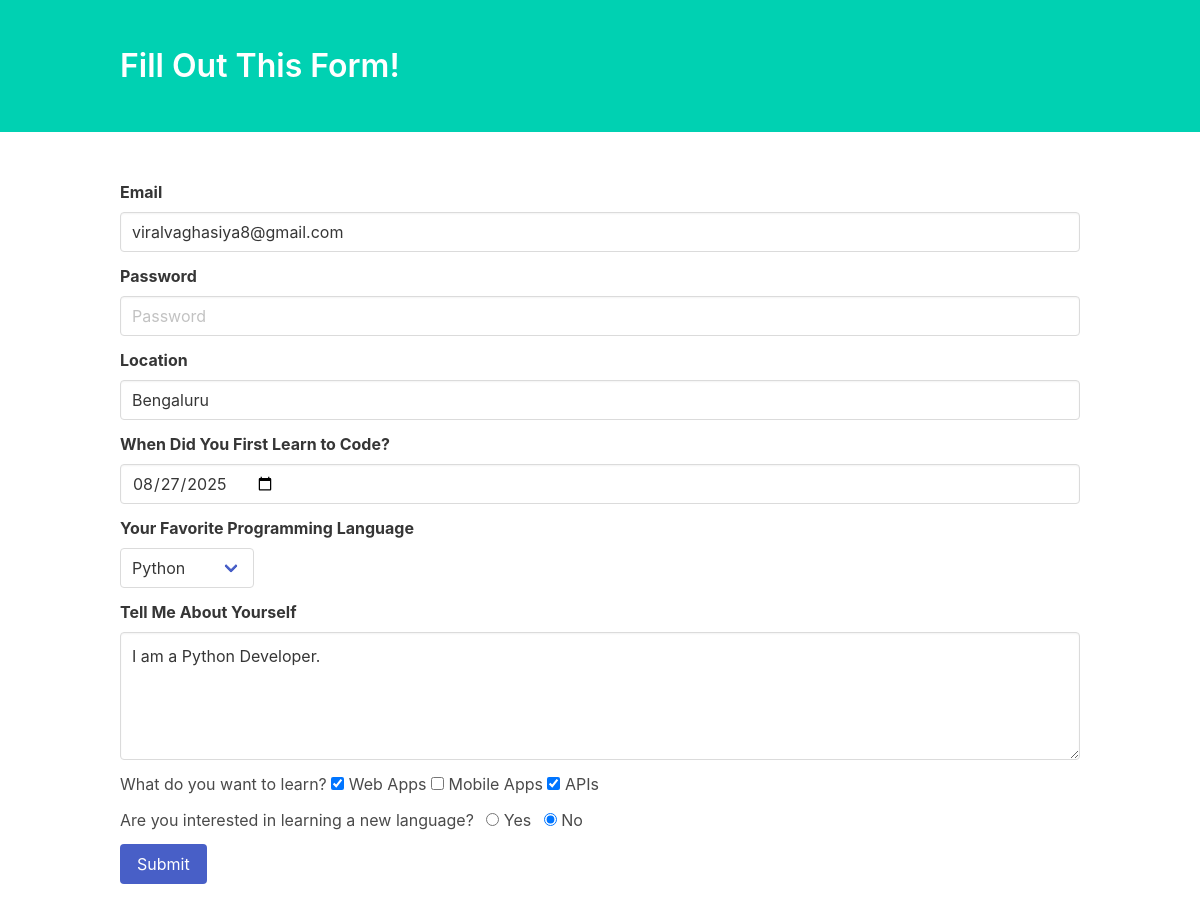
/1, run on an earlier commit of the app's database.
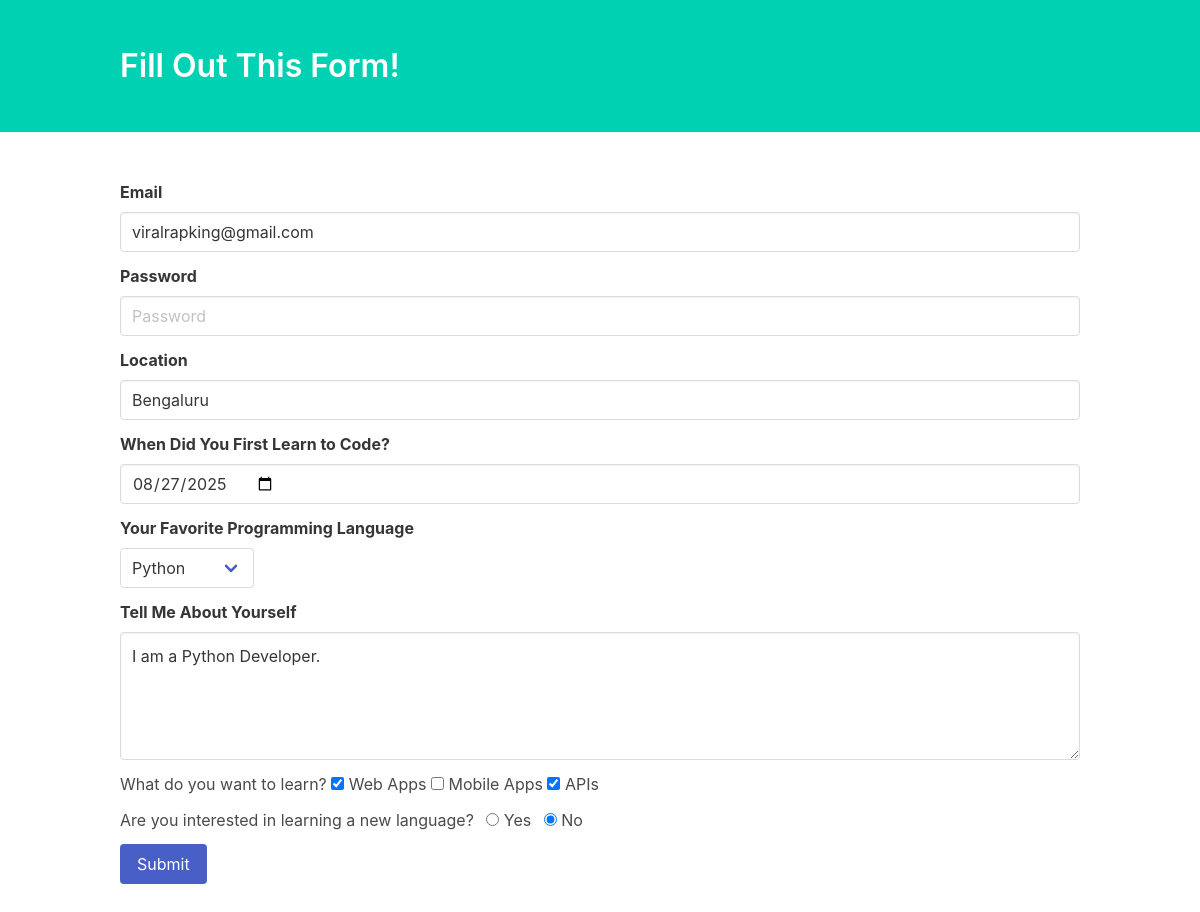
And on a later commit of the database.
### registration_form/models.py (models this page shows, shortened)
class Member(db.Model):
    id = db.Column(db.Integer, primary_key=True)
    email = db.Column(db.String(50))
    password_hash = db.Column(db.String(50))
    location = db.Column(db.String(30))
    first_learn_date = db.Column(db.DateTime)
    fav_language = db.Column(db.ForeignKey('language.id'))
    about = db.Column(db.Text)
    learn_new_interest = db.Column(db.Boolean)
    interest_in_topics = db.relationship(
        'Topic',
        secondary=member_topic_table,
        lazy=True,
        backref=db.backref('topic', lazy=True)
    )
    @property
    def password(self):
        raise AttributeError('Cannot view password')

class Language(db.Model):
    id = db.Column(db.Integer, primary_key=True)
    name = db.Column(db.String(10))

class Topic(db.Model):
    id = db.Column(db.Integer, primary_key=True)
    name = db.Column(db.String(20))

### registration_form/views.py (the view, shortened to what this page needs)
@main.route('/', methods=['GET', 'POST'], defaults = {'member_id' : None})
@main.route('/<int:member_id>', methods=['GET', 'POST'])
def index(member_id):
    member = None
    if member_id:
        member = Member.query.get_or_404(member_id) # get member info if member_id is provided else 404 error
    languages = Language.query.all()
    topics = Topic.query.all()
    context = {
        'member_id' : member_id,
        'languages' : languages,
        'topics' : topics,
        'member' : member
    }
    return render_template('form.html', **context)

### registration_form/templates/form.html (shortened to what this page needs)
<!DOCTYPE html>
<html>
<head>
  <link rel="stylesheet" href="https://cdnjs.cloudflare.com/ajax/libs/bulma/0.7.5/css/bulma.min.css">
</head>
<body>
  <section class="hero is-primary">
    <div class="hero-body">
      <div class="container">
        <h1 class="title">
          Fill Out This Form!
        </h1>
      </div>
    </div>
  </section>
  <section class="section">
    <div class="container">
      <form method="POST" action="{{ url_for('main.index', member_id=member_id)}}">
        <div class="field">
          <label class="label">Email</label>
          <div class="control">
            <input class="input" type="email" name="email" placeholder="Email" value="{{ member.email }}">
          </div>
        </div>
        <div class="field">
          <label class="label">Password</label>
          <div class="control">
            <input class="input" type="password" name="password" placeholder="Password">
          </div>
        </div>
        <div class="field">
          <label class="label">Location</label>
          <div class="control">
            <input class="input" type="text" name="location" placeholder="Location" value="{{ member.location }}">
          </div>
        </div>
        <div class="field">
          <label class="label">When Did You First Learn to Code?</label>
          <div class="control">
            <input class="input" type="date" name="first_learn_date" {% if member %}value="{{ member.first_learn_date.strftime('%Y-%m-%d') }}"{% endif %}}>
          </div>
        </div>
        <div class="field">
          <label class="label">Your Favorite Programming Language</label>
          <div class="control">
            <div class="select">
              <select name="fav_language">
                {% for language in languages %}
                <option value="{{ language.id }}" {% if member.fav_language == language.id %}selected{% endif %}>{{ language.name }}</option>
                {% endfor %}
              </select>
            </div>
          </div>
        </div>
        <div class="field">
          <label class="label">Tell Me About Yourself</label>
          <div class="control">
            <textarea class="textarea" name="about" placeholder="I am...">{{ member.about }}</textarea>
          </div>
        </div>
        <div class="field">
          <div class="control">
            <label class="checkbox">
              What do you want to learn?
            </label>
            {% for topic in topics %}
            <label class="checkbox">
              <input type="checkbox" value="{{ topic.id }}" name="interest_in_topics" {% if topic in member.interest_in_topics %}checked{% endif %}>
              {{ topic.name }}
            </label>
            {% endfor %}
          </div>
        </div>
        <div class="field">
          <div class="control">
            <label class="radio">
              Are you interested in learning a new language?
            </label>
            <label class="radio">
              <input type="radio" value="yes" name="learn_new_interest" {% if member.learn_new_interest %}checked{% endif %}>
              Yes
            </label>
            <label class="radio">
              <input type="radio" value="no" name="learn_new_interest" {% if not member.learn_new_interest %}checked{% endif %}>
              No
            </label>
          </div>
        </div>
        <div class="field is-grouped">
          <div class="control">
            <button type="submit" class="button is-link">Submit</button>
          </div>
        </div>
      </form>
    </div>
  </section>
</body>
</html>

What changed in the data, as far as the page shows it:
changed Member "Bengaluru": email "viralvaghasiya8@gmail.com" → "viralrapking@gmail.com"
